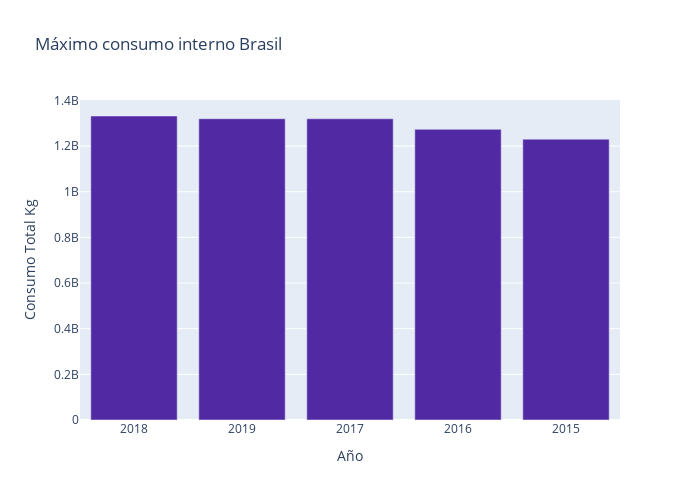

The code cell stored with this chart in its notebook:
### Code cell
figura_brasil = px.bar(top_years_brazil, x='year', y='top_consumption_value', labels={
                     "year": "Año",
                     "top_consumption_value": "Consumo Total Kg"
                 },color_discrete_sequence=['#512aa3'], title='Máximo consumo interno Brasil', width=700, height=500)
figura_brasil.show()

### Figure 1 — Plotly figure (JSON) as saved in the notebook; plotly's stock layout.template omitted (floating-point values rounded to 4 significant figures)
{"data": [{"alignmentgroup": "True", "hovertemplate": "Año=%{x}<br>Consumo Total Kg=%{y}<extra></extra>", "legendgroup": "", "marker": {"color": "#512aa3", "pattern": {"shape": ""}}, "name": "", "offsetgroup": "", "orientation": "v", "showlegend": false, "textposition": "auto", "type": "bar", "x": ["2018", "2019", "2017", "2016", "2015"], "xaxis": "x", "y": [1332000000, 1320000000, 1319820000, 1273500000, 1230480000], "yaxis": "y"}], "layout": {"barmode": "relative", "height": 500, "legend": {"tracegroupgap": 0}, "title": {"text": "Máximo consumo interno Brasil"}, "width": 700, "xaxis": {"anchor": "y", "domain": [0, 1], "title": {"text": "Año"}}, "yaxis": {"anchor": "x", "domain": [0, 1], "title": {"text": "Consumo Total Kg"}}}}
